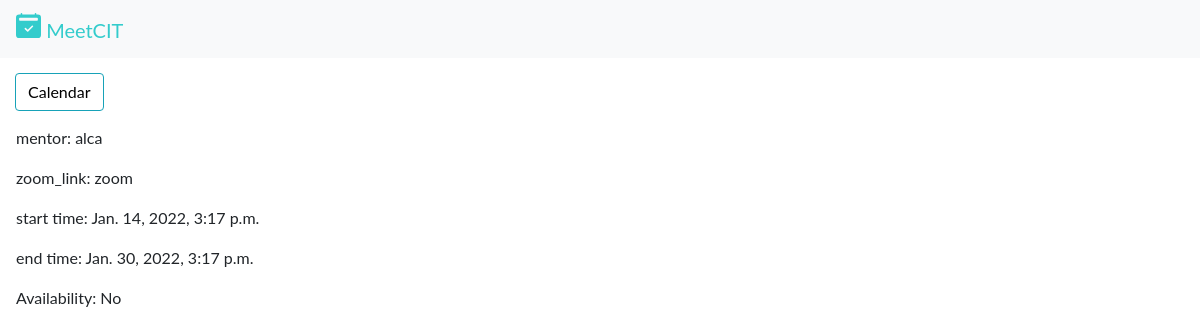
The app's page /event/edit/2/ (signed in) with its own data.
### cal/models.py (models this page shows, shortened)
class Event(models.Model):
    mentor = models.CharField(max_length=200)
    zoom_link = models.TextField()
    start_time = models.DateTimeField('start time')
    end_time = models.DateTimeField('end time')
    available = models.BooleanField(default=True)
    def is_available(self):
        return (self.start_time > timezone.now() and self.available)
    class Meta:
        permissions = (
            ('can_edit', 'Can edit the event'),
            ('cannot_book', 'Cannot book the event')
        )

### cal/views.py (the view)
@login_required
def event_edit(request, event_id=None):
    if event_id:
        instance = get_object_or_404(Event, pk=event_id)
        if request.user.has_perm('cal.can_edit', instance):
            cur_user = User.objects.get(pk=request.user.id)
            initial_data = {
                'mentor': cur_user,
                'zoom_link': instance.zoom_link,
                'start_time': instance.start_time,
                'end_time': instance.end_time
            }
            print(instance.zoom_link)
            form = EventForm(request.POST or None,
                             instance=instance, initial=initial_data)
            if request.POST and form.is_valid():
                form.save()
                return HttpResponseRedirect(reverse('cal:calendar'))
            return render(request, 'cal/event_edit.html', {'form': form})
        else:
            context = {
                'event_id': instance.pk,
                'mentor': instance.mentor,
                'zoom_link': instance.zoom_link,
                'start_time': instance.start_time,
                'end_time': instance.end_time,
                'is_available': instance.is_available
            }
            return render(request, 'cal/event_view.html', context)

### cal/templates/cal/event_view.html (shortened to what this page needs)
{% extends 'cal/base.html' %}
{% block content %}
<div class="clearfix">
  <a class="btn btn-info left" href="{% url 'cal:calendar' %}"> Calendar </a>
</div>
<div class="ml-3">
  <p>mentor: {{mentor}}</p>
  <p>zoom_link: {{zoom_link}}</p>
  <p>start time: {{start_time}}</p>
  <p>end time: {{end_time}}</p>
  {% if is_available %}
  <p>Availability: Yes</p>
  <form method="post">
    <a class="btn btn-info left" href="{% url 'cal:booksuccess' event_id %}"> BOOK ME! </a>
  </form>
  {% else %}
  <p>Availability: No</p>
  {% endif %}
</div>
{% endblock %}

### cal/static/cal/css/styles.css (style rules this page uses)
body { font-family: "ptsans", "Lato", "Helvetica Neue", Helvetica, Arial, sans-serif; }
.left { float: left; }
.btn { outline: none; color: black; background-color: transparent; box-shadow: 0 0 0 0; margin-right: 3px; }
.clearfix { margin: 15px; }
a { color: #17a2b8; }

### records on screen
Event: mentor "alca", zoom_link "zoom", start_time "Jan. 14, 2022, 3:17 p.m.", end_time "Jan. 30, 2022, 3:17 p.m."
